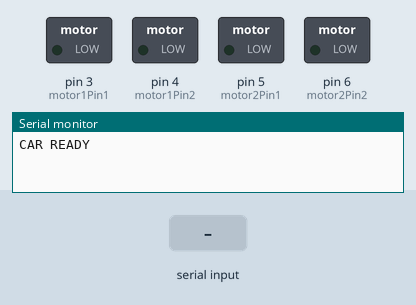
This sketch was run on a simulated Arduino Uno, built with avr-gcc and run on an emulated ATmega328P. Shown: switched loads named in the sketch (green lamp = pin HIGH), the last lines printed to the serial monitor. The test bench sets the inputs (shaded band).

Above: at 1.2 s.
1.3 s: "F" received over Serial
At 1.6 s:
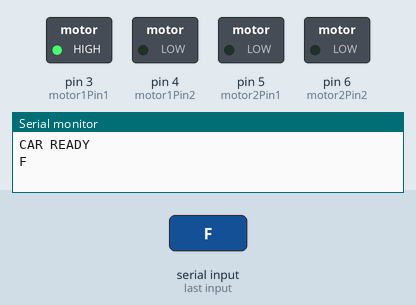
2.8 s: "L" received over Serial
At 4.0 s:
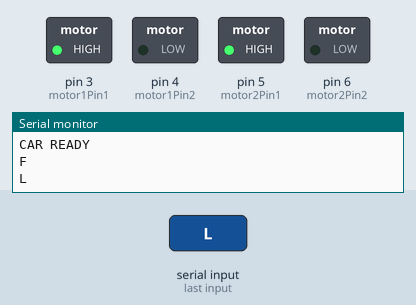
4.3 s: "R" received over Serial
At 5.1 s:
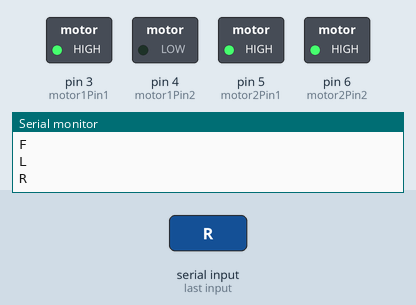
5.8 s: "H" received over Serial
At 6.2 s:
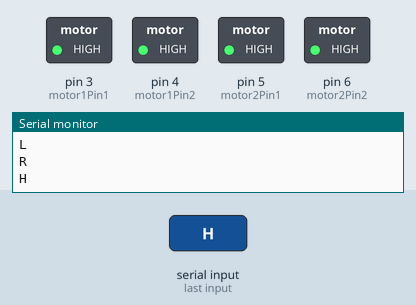
Timing chart, 0 to 8.3 s (numbered marks = the images above; inputs shaded):
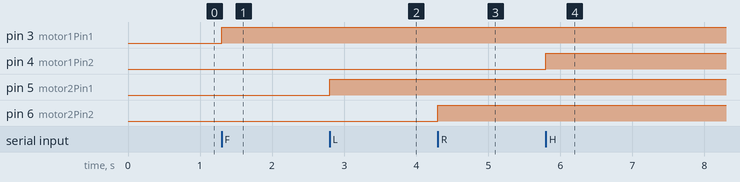

Measured:
- after the input at 1.3 s, pin 3 (motor1Pin1): LOW → HIGH at once
- after the input at 2.8 s, pin 5 (motor2Pin1): LOW → HIGH at once
- after the input at 4.3 s, pin 6 (motor2Pin2): LOW → HIGH at once
- after the input at 5.8 s, pin 4 (motor1Pin2): LOW → HIGH at once

The sketch:

BT-RC_Crawler_without_speedControl.ino
```cpp
const int motor1Pin1 = 3;
const int motor1Pin2 = 4;
const int motor2Pin1 = 5;
const int motor2Pin2 = 6;

char bt = 'S';

void setup() {

  Serial.begin(9600);
  Serial.println("CAR READY");
  pinMode(motor1Pin1, OUTPUT);
  pinMode(motor1Pin2, OUTPUT);
  pinMode(motor2Pin1, OUTPUT);
  pinMode(motor2Pin2, OUTPUT);

}

void loop() {

  if (Serial.available() > 0) {
    bt = Serial.read();
    Serial.println(bt);
  }

  switch (bt) {
    // forward
    case 'F':
      digitalWrite(motor1Pin1, HIGH);
      break;

    // left
    case 'L':
      digitalWrite(motor2Pin1, HIGH);
      break;

    // right
    case 'R':
      digitalWrite(motor2Pin2, HIGH);
      break;

    // forward left
    case 'G':
      digitalWrite(motor1Pin1, HIGH);
      digitalWrite(motor2Pin1, HIGH);
      break;


    // forward right
    case 'I':
      digitalWrite(motor1Pin1, HIGH);
      digitalWrite(motor2Pin2, HIGH);
      break;


    // backward left
    case 'H':
      digitalWrite(motor1Pin2, HIGH);
      digitalWrite(motor2Pin1, HIGH);
      break;

    // backward right
    case 'J':
      digitalWrite(motor1Pin2, HIGH);
      digitalWrite(motor2Pin2, HIGH);
      break;

    // backward
    case 'B':
      digitalWrite(motor1Pin2, HIGH);
      break;

    // Stop
    case 'S':
      digitalWrite(motor1Pin1, LOW);
      digitalWrite(motor1Pin2, LOW);
      digitalWrite(motor2Pin1, LOW);
      digitalWrite(motor2Pin2, LOW);

    // reset
    case 'T':
      digitalWrite(motor1Pin1, LOW);
      digitalWrite(motor1Pin2, LOW);
      digitalWrite(motor2Pin1, LOW);
      digitalWrite(motor2Pin2, LOW);
  }
}
```
